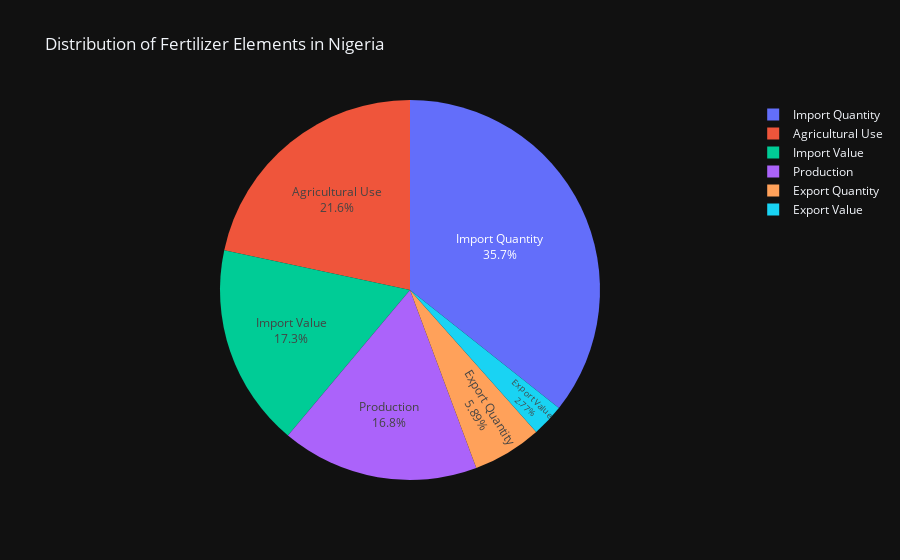

Write notebook code for a chart like this one.
### Code cell
fig = px.pie(data_by_elements, values=data_by_elements["value"], 
             names=data_by_elements["element"], 
             title='Distribution of Fertilizer Elements in Nigeria')
fig.update_traces(textposition='inside', textinfo='percent+label')
fig.update_layout(
        template='plotly_dark'
    )
fig.show()

### Figure 1 — Plotly figure (JSON) as saved in the notebook; plotly's stock layout.template omitted (floating-point values rounded to 4 significant figures)
{"data": [{"domain": {"x": [0, 1], "y": [0, 1]}, "hovertemplate": "element=%{label}<br>value=%{value}<extra></extra>", "labels": ["Import Quantity", "Agricultural Use", "Import Value", "Production", "Export Quantity", "Export Value"], "legendgroup": "", "name": "", "showlegend": true, "textinfo": "percent+label", "textposition": "inside", "type": "pie", "values": [7368000.0, 4470135, 3564000.0, 3465316, 1217000.0, 571200.0]}], "layout": {"legend": {"tracegroupgap": 0}, "title": {"text": "Distribution of Fertilizer Elements in Nigeria"}}}
